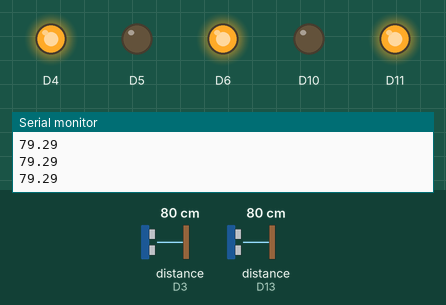
Bench run of a sketch on a simulated Arduino MKR. Parts: output pins drawn as LEDs (lit = HIGH), the last lines printed to the serial monitor. Wiring (inferred from the names in the program): 2 × ultrasonic range finder: trigger D2, echo D3 / trigger D12, echo D13. The test bench sets the inputs (shaded band); at power-on: distance to the obstacle (sensors on D3, D13) 80 cm. The echo pulse lasts 58.3 µs per cm; WiFi joins after 1.5 s; servers stay silent unless stated; pins used as bus, display or sensor lines are not drawn.

Above: at 7.9 s.
8.0 s: distance to the obstacle (sensor on D3) set to 95 cm
9.5 s: distance to the obstacle (sensor on D3) set to 103 cm
At 11.2 s:
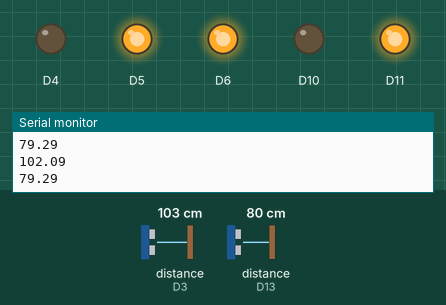
11.6 s: distance to the obstacle (sensor on D13) set to 98 cm
13.4 s: distance to the obstacle (sensor on D13) set to 103 cm
At 14.6 s:
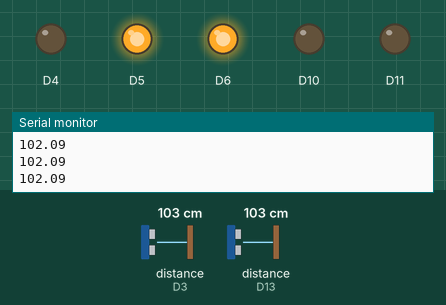
15.5 s: distance to the obstacle (sensor on D3) set to 2 cm
At 16.7 s:
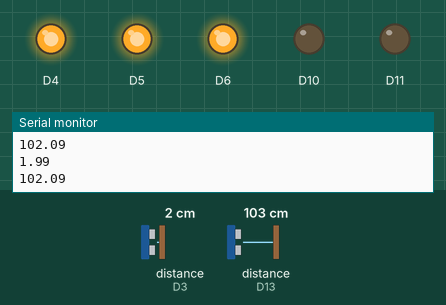
17.0 s: distance to the obstacle (sensor on D3) set to 120 cm
At 18.6 s:
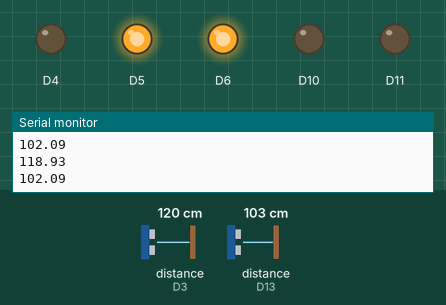
Timing chart, 0 to 20.1 s (numbered marks = the images above; inputs shaded):
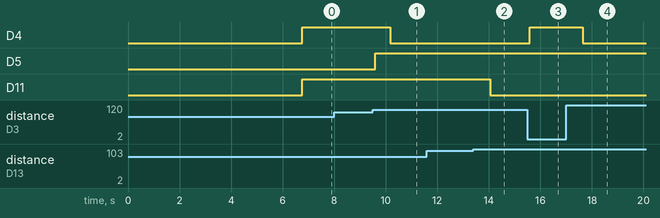

The sketch:

EpiCounter.ino
```cpp
#include <WiFiNINA.h>

const byte TRIGGER_PIN_A = 2;
const byte TRIGGER_PIN_B = 12;
const byte ECHO_PIN_A = 3;
const byte ECHO_PIN_B = 13;
const unsigned long MEASURE_TIMEOUT = 25000UL;
const float SOUND_SPEED = 340.0 / 1000;
unsigned long previous_a = 0;
unsigned long previous_b = 0;
bool previous_state_a = false;
bool previous_state_b = false;

char ssid[] = "EpitechRooms";
char pass[] = "Epitech2023";
int status = WL_IDLE_STATUS;


WiFiClient client;
byte ip[] = {192, 168, 4, 12};

void setup() {
    Serial.begin(9600);

    pinMode(TRIGGER_PIN_A, OUTPUT);
    pinMode(TRIGGER_PIN_B, OUTPUT);
    digitalWrite(TRIGGER_PIN_A, LOW);
    digitalWrite(TRIGGER_PIN_B, LOW);
    pinMode(ECHO_PIN_A, INPUT);
    pinMode(ECHO_PIN_B, INPUT);
    pinMode(4, OUTPUT);
    pinMode(11, OUTPUT);
    pinMode(5, OUTPUT);
    pinMode(10, OUTPUT);
    pinMode(6, OUTPUT);
    digitalWrite(6, LOW);
    while (status != WL_CONNECTED) {
        status = WiFi.begin(ssid, pass);
        delay(5000);
    }
    client.connect(ip, 4242);
    client.print("Cray|1|ping\n");
    digitalWrite(6, HIGH);
}

float calc_distance(const byte trigger, const byte echo)
{
    long measure = 0;
    float distance_mm = 0;

    digitalWrite(trigger, HIGH);
    delayMicroseconds(10);
    digitalWrite(trigger, LOW);

    measure = pulseIn(echo, HIGH, MEASURE_TIMEOUT);
    distance_mm = measure / 2.0 * SOUND_SPEED;
    delay(20);
    return (distance_mm / 10.0);
}

void serial_print(float distance_mm_a, float distance_mm_b)
{
    Serial.print("Distance A : ");
    Serial.print(distance_mm_a, 2);
    Serial.println(" cm.");
    Serial.print("Distance B : ");
    Serial.print(distance_mm_b, 2);
    Serial.println(" cm.");
    Serial.println("=============================================");
}

void loop() {
    const unsigned long current_time = millis();
    float distance_cm_a = calc_distance(TRIGGER_PIN_A, ECHO_PIN_A);
    float distance_cm_b = calc_distance(TRIGGER_PIN_B, ECHO_PIN_B);
    Serial.println(distance_cm_a);
    Serial.println(distance_cm_b);
    static byte pos = 0;
    static int nb = 10;

    if (distance_cm_a < 100 /*&& previous_state_a == false*/) {
        digitalWrite(4, HIGH);
        previous_a = current_time;
        previous_state_a = true;
    } else if (current_time - previous_a > 600) {
        previous_state_a = false;
        previous_a = 0;
        digitalWrite(4, LOW);
    }
    if (distance_cm_b < 100 /*&& previous_state_b == false*/) {
        digitalWrite(11, HIGH);
        previous_b = current_time;
        previous_state_b = true;
    } else if (current_time - previous_b > 600) {
        previous_state_b = false;
        previous_b = 0;
        digitalWrite(11, LOW);
    }

    //==============================================\\

    if (previous_state_a && previous_state_b) {
        if (previous_a < previous_b && pos != 1) {
            digitalWrite(5, HIGH);
            digitalWrite(10, LOW);
            pos = 1;
            nb += 1;
            Serial.println(nb);
            client.print("Cray|1|+1");
        } else if (previous_a > previous_b && pos != 2) {
            digitalWrite(10, HIGH);
            digitalWrite(5, LOW);
            pos = 2;
            nb -= 1;
            Serial.println(nb);
            client.print("Cray|1|-1");
        }
    } else {
        pos = 0;
    }
}
```

Measured:
- the behaviour switches between 100 and 101 cm on distance to the obstacle (sensor on D3) (found by bisection; images 0 and 1)
- the behaviour switches between 100 and 101 cm on distance to the obstacle (sensor on D13) (found by bisection; images 1 and 2)
- after the input at 9.5 s, D4: HIGH → LOW after 0.67 s; D5: LOW → HIGH after 0.10 s
- after the input at 13.4 s, D11: HIGH → LOW after 0.65 s
- after the input at 15.5 s, D4: LOW → HIGH after 0.09 s
- after the input at 17.0 s, D4: HIGH → LOW after 0.65 s
